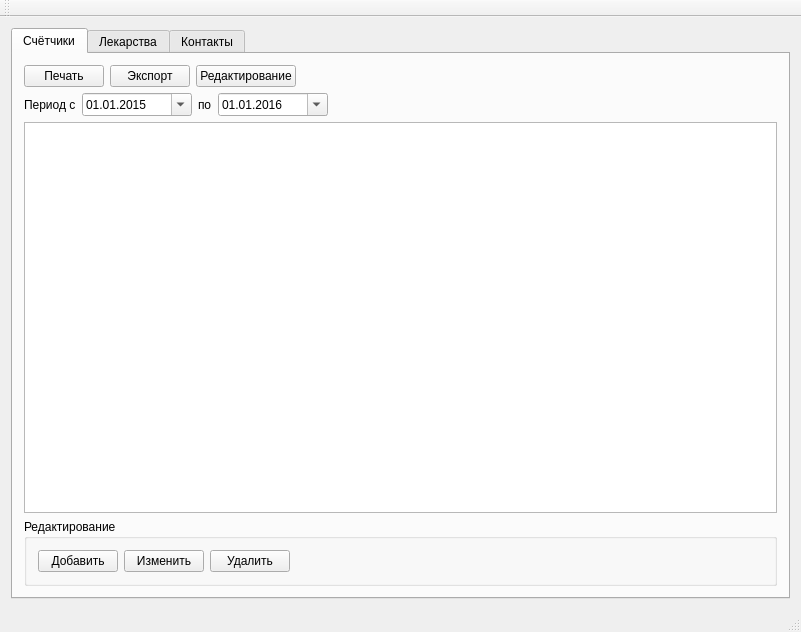
<?xml version="1.0" encoding="UTF-8"?>
<ui version="4.0">
 <class>HomeAccounting</class>
 <widget class="QMainWindow" name="HomeAccounting">
  <property name="geometry">
   <rect>
    <x>0</x>
    <y>0</y>
    <width>801</width>
    <height>632</height>
   </rect>
  </property>
  <property name="windowTitle">
   <string>HomeAccounting</string>
  </property>
  <widget class="QWidget" name="centralWidget">
   <layout class="QGridLayout" name="gridLayout">
    <item row="0" column="0">
     <widget class="QTabWidget" name="tabWidget">
      <property name="currentIndex">
       <number>0</number>
      </property>
      <widget class="QWidget" name="counters">
       <attribute name="title">
        <string>Счётчики</string>
       </attribute>
       <layout class="QGridLayout" name="gridLayout_2">
        <item row="1" column="0">
         <layout class="QHBoxLayout" name="horizontalLayout">
          <item>
           <widget class="QLabel" name="label">
            <property name="text">
             <string>Период с</string>
            </property>
           </widget>
          </item>
          <item>
           <widget class="QDateEdit" name="dateEdit">
            <property name="sizePolicy">
             <sizepolicy hsizetype="Preferred" vsizetype="Fixed">
              <horstretch>0</horstretch>
              <verstretch>0</verstretch>
             </sizepolicy>
            </property>
            <property name="minimumSize">
             <size>
              <width>110</width>
              <height>0</height>
             </size>
            </property>
            <property name="maximumSize">
             <size>
              <width>16777215</width>
              <height>16777215</height>
             </size>
            </property>
            <property name="autoFillBackground">
             <bool>false</bool>
            </property>
            <property name="dateTime">
             <datetime>
              <hour>0</hour>
              <minute>0</minute>
              <second>0</second>
              <year>2015</year>
              <month>1</month>
              <day>1</day>
             </datetime>
            </property>
            <property name="displayFormat">
             <string>dd.MM.yyyy</string>
            </property>
            <property name="calendarPopup">
             <bool>true</bool>
            </property>
           </widget>
          </item>
          <item>
           <widget class="QLabel" name="label_2">
            <property name="layoutDirection">
             <enum>Qt::LeftToRight</enum>
            </property>
            <property name="text">
             <string>по</string>
            </property>
           </widget>
          </item>
          <item>
           <widget class="QDateEdit" name="dateEdit_2">
            <property name="minimumSize">
             <size>
              <width>110</width>
              <height>0</height>
             </size>
            </property>
            <property name="dateTime">
             <datetime>
              <hour>0</hour>
              <minute>0</minute>
              <second>0</second>
              <year>2016</year>
              <month>1</month>
              <day>1</day>
             </datetime>
            </property>
            <property name="displayFormat">
             <string>dd.MM.yyyy</string>
            </property>
            <property name="calendarPopup">
             <bool>true</bool>
            </property>
           </widget>
          </item>
          <item>
           <spacer name="horizontalSpacer_2">
            <property name="orientation">
             <enum>Qt::Horizontal</enum>
            </property>
            <property name="sizeHint" stdset="0">
             <size>
              <width>40</width>
              <height>20</height>
             </size>
            </property>
           </spacer>
          </item>
         </layout>
        </item>
        <item row="2" column="0">
         <widget class="QTableView" name="countTableView">
          <property name="enabled">
           <bool>true</bool>
          </property>
         </widget>
        </item>
        <item row="3" column="0">
         <widget class="QGroupBox" name="counterEditBox">
          <property name="enabled">
           <bool>true</bool>
          </property>
          <property name="title">
           <string>Редактирование</string>
          </property>
          <layout class="QHBoxLayout" name="horizontalLayout_3">
           <item>
            <widget class="QPushButton" name="counterAdd">
             <property name="text">
              <string>Добавить</string>
             </property>
            </widget>
           </item>
           <item>
            <widget class="QPushButton" name="counterEdit">
             <property name="text">
              <string>Изменить</string>
             </property>
            </widget>
           </item>
           <item>
            <widget class="QPushButton" name="counterRemove">
             <property name="text">
              <string>Удалить</string>
             </property>
            </widget>
           </item>
           <item>
            <spacer name="horizontalSpacer_3">
             <property name="orientation">
              <enum>Qt::Horizontal</enum>
             </property>
             <property name="sizeHint" stdset="0">
              <size>
               <width>513</width>
               <height>20</height>
              </size>
             </property>
            </spacer>
           </item>
          </layout>
         </widget>
        </item>
        <item row="0" column="0">
         <layout class="QHBoxLayout" name="horizontalLayout_2">
          <item>
           <widget class="QPushButton" name="counterPrint">
            <property name="enabled">
             <bool>true</bool>
            </property>
            <property name="text">
             <string>Печать</string>
            </property>
           </widget>
          </item>
          <item>
           <widget class="QPushButton" name="counterExport">
            <property name="text">
             <string>Экспорт</string>
            </property>
           </widget>
          </item>
          <item>
           <widget class="QPushButton" name="counterHide">
            <property name="text">
             <string>Редактирование</string>
            </property>
           </widget>
          </item>
          <item>
           <spacer name="horizontalSpacer">
            <property name="orientation">
             <enum>Qt::Horizontal</enum>
            </property>
            <property name="sizeHint" stdset="0">
             <size>
              <width>468</width>
              <height>18</height>
             </size>
            </property>
           </spacer>
          </item>
         </layout>
        </item>
       </layout>
      </widget>
      <widget class="QWidget" name="medicine">
       <attribute name="title">
        <string>Лекарства</string>
       </attribute>
       <layout class="QGridLayout" name="gridLayout_4">
        <item row="0" column="0">
         <layout class="QHBoxLayout" name="horizontalLayout_4">
          <item>
           <widget class="QPushButton" name="medicinePrint">
            <property name="text">
             <string>Печать</string>
            </property>
           </widget>
          </item>
          <item>
           <widget class="QPushButton" name="medicineExport">
            <property name="text">
             <string>Экспорт</string>
            </property>
           </widget>
          </item>
          <item>
           <widget class="QPushButton" name="medicineHid">
            <property name="text">
             <string>Редактирование</string>
            </property>
           </widget>
          </item>
          <item>
           <spacer name="horizontalSpacer_4">
            <property name="orientation">
             <enum>Qt::Horizontal</enum>
            </property>
            <property name="sizeHint" stdset="0">
             <size>
              <width>238</width>
              <height>20</height>
             </size>
            </property>
           </spacer>
          </item>
         </layout>
        </item>
        <item row="1" column="0">
         <layout class="QHBoxLayout" name="horizontalLayout_5">
          <item>
           <widget class="QDateEdit" name="dateEdit_3">
            <property name="minimumSize">
             <size>
              <width>110</width>
              <height>0</height>
             </size>
            </property>
            <property name="displayFormat">
             <string>dd.MM.yyyy</string>
            </property>
            <property name="calendarPopup">
             <bool>true</bool>
            </property>
            <property name="date">
             <date>
              <year>2015</year>
              <month>1</month>
              <day>1</day>
             </date>
            </property>
           </widget>
          </item>
          <item>
           <spacer name="horizontalSpacer_5">
            <property name="orientation">
             <enum>Qt::Horizontal</enum>
            </property>
            <property name="sizeHint" stdset="0">
             <size>
              <width>40</width>
              <height>20</height>
             </size>
            </property>
           </spacer>
          </item>
         </layout>
        </item>
        <item row="2" column="0">
         <widget class="QTableView" name="medicineTableView"/>
        </item>
        <item row="3" column="0">
         <widget class="QGroupBox" name="medicineEditBox">
          <property name="title">
           <string>Редактирование</string>
          </property>
          <layout class="QGridLayout" name="gridLayout_3">
           <item row="0" column="0">
            <layout class="QHBoxLayout" name="horizontalLayout_6">
             <item>
              <widget class="QPushButton" name="medicineAdd">
               <property name="text">
                <string>Добавить</string>
               </property>
              </widget>
             </item>
             <item>
              <widget class="QPushButton" name="medicineEdit">
               <property name="text">
                <string>Редактровать</string>
               </property>
              </widget>
             </item>
             <item>
              <widget class="QPushButton" name="medicineRemove">
               <property name="text">
                <string>Удалить</string>
               </property>
              </widget>
             </item>
             <item>
              <spacer name="horizontalSpacer_6">
               <property name="orientation">
                <enum>Qt::Horizontal</enum>
               </property>
               <property name="sizeHint" stdset="0">
                <size>
                 <width>40</width>
                 <height>20</height>
                </size>
               </property>
              </spacer>
             </item>
            </layout>
           </item>
          </layout>
         </widget>
        </item>
       </layout>
      </widget>
      <widget class="QWidget" name="contacts">
       <attribute name="title">
        <string>Контакты</string>
       </attribute>
      </widget>
     </widget>
    </item>
   </layout>
  </widget>
  <widget class="QMenuBar" name="menuBar">
   <property name="geometry">
    <rect>
     <x>0</x>
     <y>0</y>
     <width>801</width>
     <height>25</height>
    </rect>
   </property>
  </widget>
  <widget class="QToolBar" name="mainToolBar">
   <attribute name="toolBarArea">
    <enum>TopToolBarArea</enum>
   </attribute>
   <attribute name="toolBarBreak">
    <bool>false</bool>
   </attribute>
  </widget>
  <widget class="QStatusBar" name="statusBar"/>
 </widget>
 <layoutdefault spacing="6" margin="11"/>
 <resources/>
 <connections/>
</ui>
